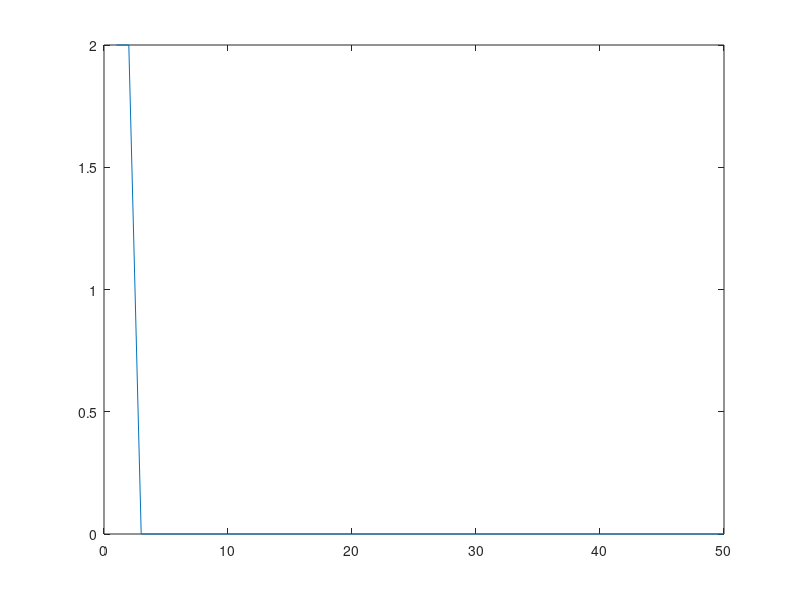

Write the MATLAB code that produced this figure.
clc;
clear;

x = [0 0 1 1; 0 1 0 1];
y = [0 1 1 0];
y1 = [0 0 1 0];
y2 = [0 1 0 0];
w1 = [0 0;0 0];
w2 = [0 0];
b = [0 0];
alpha = 0.1;
theta = 0.5;
iter = 50;
for k = 1:iter
     for i = 1:size(x, 2)
        p(i) = b(1) + w1(1, 1)*x(1,i) + w1(1, 2)*x(2,i);
        q(i) = b(1) + w1(2, 1)*x(1,i) + w1(2, 2)*x(2,i);
        yp1(i) = (p(i) >= theta);
        yp2(i) = (q(i) >= theta);
        if (yp1(i) ~= y1(i))
            for j = 1:2
                w1(1, j) = w1(1, j) + alpha*y1(i)*x(j,i);
            end
            b(1) = b(1) + alpha*y1(i);
        end
        if (yp2(i) ~= y2(i))
            for j = 1:2
            w1(2,j) = w1(2,j) + alpha*y2(i)*x(j,i);
            end
            b(1) = b(1) + alpha*y2(i);
        end
        r(i) = b(2) + w2(1)*y1(i) + w2(2)*y2(i);
        h(i) = (r(i) >= theta);
        if (h(i) ~= y(i))
            for j = 1:2
                w2(j) = w2(j) + alpha*y(i)*y1(i);
            end
            b(2) = b(2) + alpha*y(i);
        end
     end
     e(k) = sum((y-h).^2);
end
plot(e)